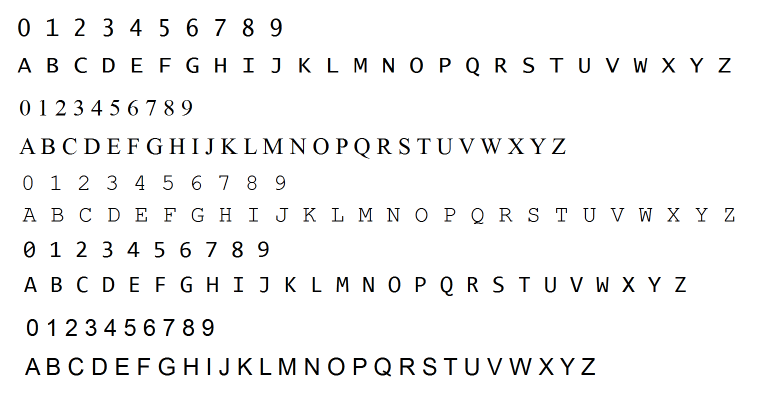
#> input picture pythonscripts/training_chars.png, 1516 x 788 px (shown at 1/2 size)
$ python -i preprocess.py   (imports and definitions only)
#> lines starting #> are read from the running program, lines starting #| are printed output that depends on the picture; after the words box and inside, x2 and y2 are one past the last pixel; in counts of white or black regions, pixels touching at a corner belong together
#> further down, picture is the input picture: shape (788, 1516, 3); mean B, G, R 245.2, 245.2, 245.2
import cv2
import matplotlib.pyplot as plt


# Display Image
def show_image(some_image):
    plt.imshow(cv2.cvtColor(some_image, cv2.COLOR_BGR2RGB))
    plt.show()


# Histogram adjust the image
def histogram_adjust(some_image, cliplimit=3, tileGridSize=(4, 4), crop=False):
    clahe = cv2.createCLAHE(clipLimit=cliplimit, tileGridSize=tileGridSize)
    lab = cv2.cvtColor(some_image, cv2.COLOR_BGR2LAB)
    lightness, a, b = cv2.split(lab)
    corrected_lightness = clahe.apply(lightness)
    l_img = cv2.merge((corrected_lightness, a, b))
    adjusted = cv2.cvtColor(l_img, cv2.COLOR_LAB2BGR)
    return adjusted


# Apply adaptive threshold
def adaptive_threshold(some_img):
    """
    Adaptive Thresholding
    """
    denom = 100
    # print("Adaptive Thresholding Image...")
    max_side = max(some_img.shape[0], some_img.shape[1])
#> max_side = 1516
    block_size = 2 * (max_side // denom) + 1
#> block_size = 31
    thresh = cv2.adaptiveThreshold(some_img, 255,
                                   cv2.ADAPTIVE_THRESH_GAUSSIAN_C,
                                   cv2.THRESH_BINARY,
                                   21,
                                   0)
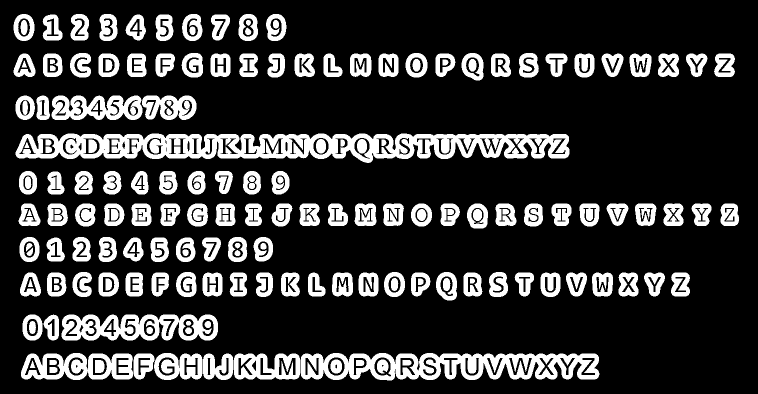
#> thresh: shape (788, 1516) (shown at 1/2 size); 21% white; 191 white regions, largest, box (x1, y1, x2, y2) and area: (31, 267, 1139, 326) 38019, (601, 706, 1199, 761) 20115, (123, 629, 436, 681) 10338
    return thresh


# Apply dilation
def dilate(some_img):
    # print("Dilating Image...")
    kernel = cv2.getStructuringElement(cv2.MORPH_ELLIPSE, (2, 2))
    dilated = cv2.dilate(some_img, kernel)
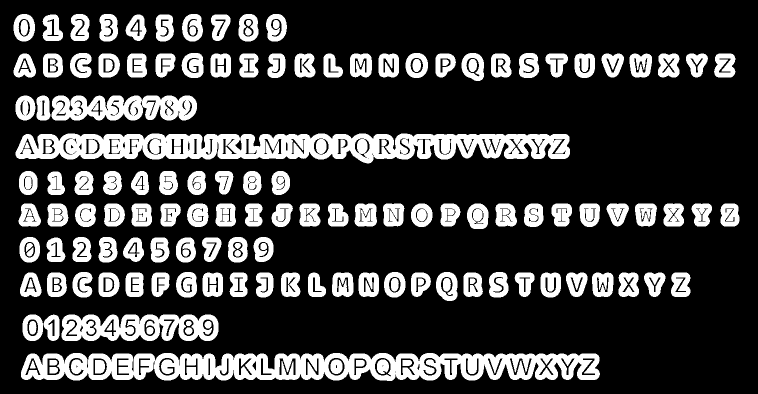
#> dilated: shape (788, 1516) (shown at 1/2 size); 23.4% white; 166 white regions, largest, box (x1, y1, x2, y2) and area: (42, 706, 1200, 762) 43658, (31, 267, 1140, 327) 43300, (123, 629, 437, 682) 11442
    return dilated


# Apply Otsu threshold
def otsu_threshold(some_img):
    # print("Otsu Thresholding...")
    ret2, thresh2 = cv2.threshold(some_img, 0, 255, cv2.THRESH_BINARY_INV + cv2.THRESH_OTSU)
#> ret2 = 0
    return thresh2


def segmentation(some_img):
    gray_img = cv2.cvtColor(some_img, cv2.COLOR_BGR2GRAY)

    thresh1 = adaptive_threshold(gray_img)
    # print("Showing Thresholded image:")
    # show_image(thresh1)

    dilated = dilate(thresh1)
    # print("Showing dilated image:")
    # show_image(dilated)

    # print("Showing OTSU inverted image:")
    thresh2 = otsu_threshold(dilated)
    # show_image(thresh2)

    dilated2 = dilate(thresh2)
#> in dilate (call 2), `dilated = cv2.dilate(some_img, kernel)`:
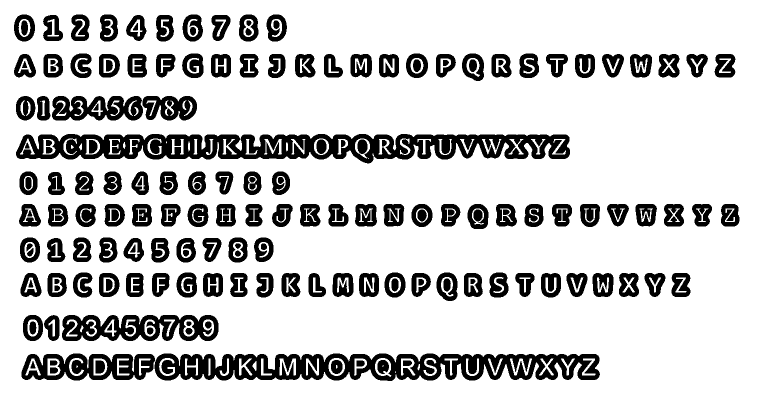
#> dilated: shape (788, 1516) (shown at 1/2 size); 79% white; 180 black regions, largest, box (x1, y1, x2, y2) and area: (32, 268, 1140, 327) 38886, (309, 707, 1200, 762) 30839, (124, 630, 437, 682) 10352
    # print("Showing dilated image (2):")
    # show_image(dilated2)

    return dilated2


# Check if contour fits the card properties
def isCardRect(x1, y1, w1, h1, hull_list):
    min_area = 110000
    max_area = 135000
    test_area = w1 * h1
    # print("Card Area:", test_area)
    if test_area >= max_area or test_area <= min_area:  # Filter large bounding rectangles
        # print("Contour not possible.")
        return False

    for hull in hull_list:
        dist1 = cv2.pointPolygonTest(hull, (x1, y1), False)
        dist2 = cv2.pointPolygonTest(hull, (x1 + w1, y1 + h1), False)
        if dist1 == 1 or dist2 == 1:
            # print("Not added - rect inside another rect")
            return False

    return True

>>> import cv2
>>> picture = cv2.imread('training_chars.png')
>>> result = segmentation(picture)
